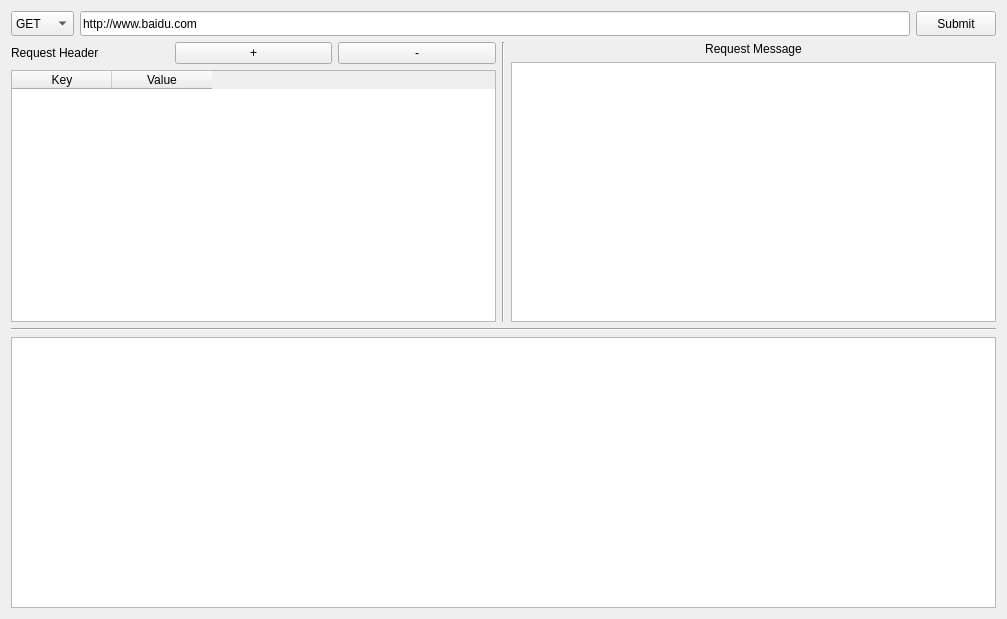
<?xml version="1.0" encoding="UTF-8"?>
<ui version="4.0">
 <class>PostMan</class>
 <widget class="QWidget" name="PostMan">
  <property name="geometry">
   <rect>
    <x>0</x>
    <y>0</y>
    <width>1007</width>
    <height>619</height>
   </rect>
  </property>
  <property name="windowTitle">
   <string>PostMan</string>
  </property>
  <layout class="QVBoxLayout" name="verticalLayout">
   <property name="sizeConstraint">
    <enum>QLayout::SetNoConstraint</enum>
   </property>
   <item>
    <layout class="QHBoxLayout" name="Request">
     <item>
      <widget class="QComboBox" name="Method">
       <property name="minimumSize">
        <size>
         <width>0</width>
         <height>25</height>
        </size>
       </property>
       <item>
        <property name="text">
         <string>GET</string>
        </property>
       </item>
       <item>
        <property name="text">
         <string>POST</string>
        </property>
       </item>
      </widget>
     </item>
     <item>
      <widget class="QLineEdit" name="URL">
       <property name="minimumSize">
        <size>
         <width>0</width>
         <height>25</height>
        </size>
       </property>
       <property name="text">
        <string>http://www.baidu.com</string>
       </property>
      </widget>
     </item>
     <item>
      <widget class="QPushButton" name="Submit">
       <property name="minimumSize">
        <size>
         <width>0</width>
         <height>25</height>
        </size>
       </property>
       <property name="text">
        <string>Submit</string>
       </property>
      </widget>
     </item>
    </layout>
   </item>
   <item>
    <layout class="QHBoxLayout" name="InputForm">
     <item>
      <layout class="QVBoxLayout" name="v1">
       <item>
        <layout class="QHBoxLayout" name="h1">
         <item>
          <widget class="QLabel" name="HeaderLabel">
           <property name="text">
            <string>Request Header</string>
           </property>
          </widget>
         </item>
         <item>
          <widget class="QPushButton" name="Add">
           <property name="enabled">
            <bool>true</bool>
           </property>
           <property name="sizePolicy">
            <sizepolicy hsizetype="Minimum" vsizetype="Minimum">
             <horstretch>0</horstretch>
             <verstretch>0</verstretch>
            </sizepolicy>
           </property>
           <property name="minimumSize">
            <size>
             <width>70</width>
             <height>0</height>
            </size>
           </property>
           <property name="text">
            <string>+</string>
           </property>
          </widget>
         </item>
         <item>
          <widget class="QPushButton" name="Minus">
           <property name="sizePolicy">
            <sizepolicy hsizetype="Minimum" vsizetype="Minimum">
             <horstretch>0</horstretch>
             <verstretch>0</verstretch>
            </sizepolicy>
           </property>
           <property name="minimumSize">
            <size>
             <width>70</width>
             <height>0</height>
            </size>
           </property>
           <property name="text">
            <string>-</string>
           </property>
          </widget>
         </item>
        </layout>
       </item>
       <item>
        <widget class="QTableWidget" name="KeyValue">
         <column>
          <property name="text">
           <string>Key</string>
          </property>
         </column>
         <column>
          <property name="text">
           <string>Value</string>
          </property>
         </column>
        </widget>
       </item>
      </layout>
     </item>
     <item>
      <widget class="Line" name="Line3">
       <property name="orientation">
        <enum>Qt::Vertical</enum>
       </property>
      </widget>
     </item>
     <item>
      <layout class="QVBoxLayout" name="v2">
       <item>
        <widget class="QLabel" name="label">
         <property name="text">
          <string>Request Message</string>
         </property>
         <property name="alignment">
          <set>Qt::AlignCenter</set>
         </property>
        </widget>
       </item>
       <item>
        <widget class="QPlainTextEdit" name="InputString"/>
       </item>
      </layout>
     </item>
    </layout>
   </item>
   <item>
    <layout class="QVBoxLayout" name="OutputForm">
     <item>
      <widget class="Line" name="Line2">
       <property name="orientation">
        <enum>Qt::Horizontal</enum>
       </property>
      </widget>
     </item>
     <item>
      <widget class="QPlainTextEdit" name="Output"/>
     </item>
    </layout>
   </item>
  </layout>
 </widget>
 <resources/>
 <connections/>
</ui>
